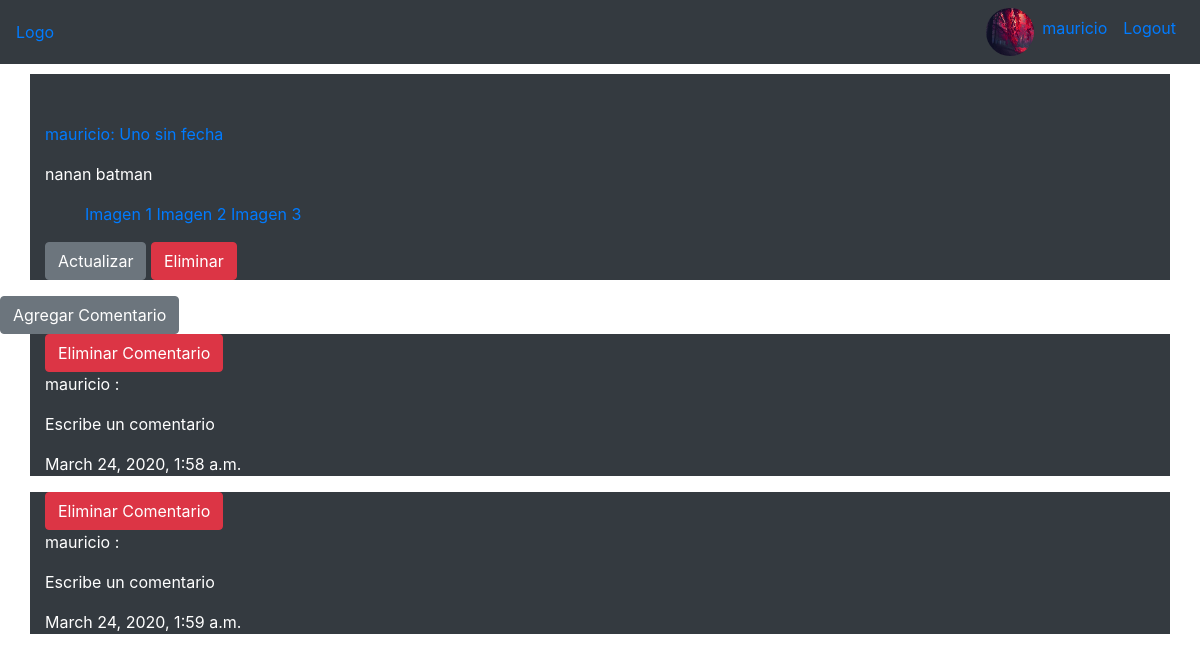
Page /post/11/ (signed in) on the committed database.
### usuario/models.py (models this page shows, shortened)
class Perfil(models.Model):
	usuario = models.OneToOneField(User, on_delete=models.CASCADE)
	imagen_perfil = models.ImageField(default = 'default.jpg', upload_to = 'perfil_pics')
	nombres = models.CharField(max_length=100)
	apellidos = models.CharField(max_length=100)
	edad = models.IntegerField(
		default=1,
        validators=[MaxValueValidator(100), MinValueValidator(1)])
	carreras = models.ManyToManyField(blog_models.Carrera)
	bio = models.TextField(max_length = 500)

### blog/models.py (models this page shows, shortened)
class Post(models.Model):
	contenido = models.TextField()
	titulo = models.CharField(max_length = 1000)
	imagen1 = models.ImageField( upload_to = 'post_pics' , null=True, blank=True)
	imagen2 = models.ImageField( upload_to = 'post_pics' ,null=True, blank=True)
	imagen3 = models.ImageField( upload_to = 'post_pics' , null=True, blank=True)
	fecha_creacion = models.DateTimeField(default = timezone.now)
	autor = models.ForeignKey(User, on_delete=models.CASCADE)
	materia = models.ForeignKey('Materia', on_delete=models.CASCADE)

class Comentario(models.Model):
	autor = models.ForeignKey(User, on_delete=models.CASCADE)
	fecha_creacion = models.DateTimeField(default = timezone.now)
	contenido = models.TextField(default = 'Escribe un comentario')
	post = models.ForeignKey('Post', on_delete = models.CASCADE)
	imagen1 = models.ImageField(default = 'default.jpg', upload_to = 'comentario_pics')
	imagen2 = models.ImageField(default = 'default.jpg', upload_to = 'comentario_pics')
	imagen3 = models.ImageField(default = 'default.jpg', upload_to = 'comentario_pics')

### blog/views.py (the view)
# urls.py: path('post/<int:pk>/', PostDetailView.as_view(), name='post-detail'),
class PostDetailView(DetailView):
	model = Post

### blog/templates/blog/post_detail.html (shortened to what this page needs)
{% extends "blog/base.html" %}
{% block content %}
	<div class="container pt-5 bg-dark text-white">
	<p class="text-primary">{{ object.autor }}: {{object.titulo}}</p>
	<p> {{ object.contenido }} </p>
	<ul class="ul-horizontal">
		<li>
			{% if object.imagen1 %}
			<a target="_blank" href="{{object.imagen1.url}}">Imagen 1</a>
			{% endif %}
		</li>
		<li>
			{% if object.imagen2 %}
			<a target="_blank" href="{{object.imagen2.url}}">Imagen 2</a>
			{% endif %}
		</li>
		<li>
			{% if object.imagen3 %}
			<a target="_blank" href="{{object.imagen3.url}}">Imagen 3</a>
			{% endif %}
		</li>
	</ul>
	{% if object.autor == user %}
		<a class="btn btn-secondary"  href="{% url 'post-actualizar' object.id %}">Actualizar</a>
		<a class="btn btn-danger"  href="{% url 'post-eliminar' object.id %}">Eliminar</a>
	{% endif %}
	</div>
	<a class="btn btn-secondary"  href="{% url 'post-agregar-comentario' object.id %}">Agregar Comentario</a>
	{% if object.comentario_set.all %}
		{% for comentario in object.comentario_set.all %}
		<div class="container bg-dark text-white">
			{% if user == comentario.autor %}
				<a href="{% url 'eliminarComentario' comentario.id %}" class="btn btn-danger" >Eliminar Comentario</a>
			{% endif %}
			<p>{{ comentario.autor }} :</p>
			<p>{{ comentario.contenido }}</p>
			<p>{{ comentario.fecha_creacion }}</p>
		</div>
		{% endfor %}
	{% else %}
		<div class="container bg-dark text-white">
			<p>No hay comentarios</p>
		</div>
	{% endif %}
{% endblock %}

### blog/templates/blog/base.html (shortened to what this page needs)
{% load static %}
<!DOCTYPE html>
<html lang="en">
<head>
	<link rel="stylesheet" type="text/css" href="{% static 'blog/style.css' %}">
	<link rel="stylesheet" href="https://maxcdn.bootstrapcdn.com/bootstrap/4.0.0/css/bootstrap.min.css">
</head>
<body>
	<header class="site-header">
		<nav class="navbar navbar-expand-sm bg-dark justify-content-between">
			<a href="{% url 'blog-home' %}"> Logo </a>
			{% if request.user.is_authenticated %}
				<ul class="navbar-nav">
					<li class="nav-item">
						<a href="{% url 'perfil' %}">
							<img class="rounded-circle img-base" src="{{ user.perfil.imagen_perfil.url }}" >
						</a>
					</li>
					<li class="nav-item">
						<a class="nav-link" href="{% url 'perfil' %}">{{user.username}}</a>
					</li>
					<li class="nav-item">
						<a class="nav-link" href="{% url 'logout' %}">Logout</a>
					</li>
				</ul>
			{% endif %}
		</nav>
	</header>
	{% block content %}{% endblock %}
</body>
</html>

### blog/static/blog/style.css (style rules this page uses)
header { margin-bottom: 10px; }
.img-base { width: 3em; height: 3em; }
.ul-horizontal { display: block; }
.ul-horizontal>li { display: inline; }

### rows in the picture
Post: autor "mauricio", titulo "Uno sin fecha", contenido "nanan batman"
Comentario: shows "Eliminar Comentario", autor "mauricio", contenido "Escribe un comentario", fecha_creacion "March 24, 2020, 1:58 a.m."
Comentario: shows "Eliminar Comentario", autor "mauricio", contenido "Escribe un comentario", fecha_creacion "March 24, 2020, 1:59 a.m."

### other values in the picture
{{ user.username }} "mauricio"
